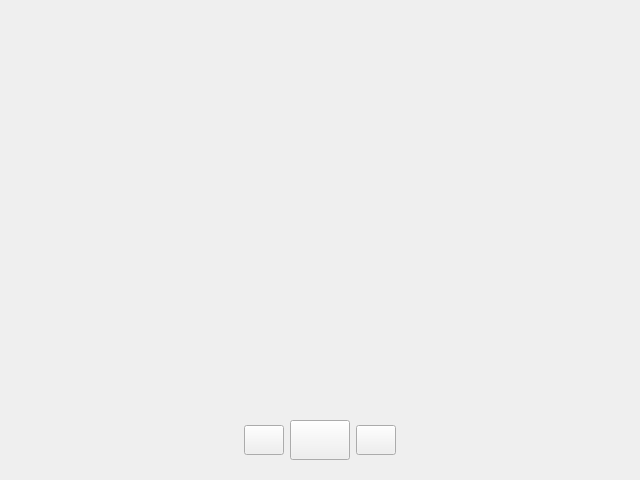
<?xml version="1.0" encoding="UTF-8"?>
<ui version="4.0">
 <class>VideoWidget</class>
 <widget class="QWidget" name="VideoWidget">
  <property name="geometry">
   <rect>
    <x>0</x>
    <y>0</y>
    <width>640</width>
    <height>480</height>
   </rect>
  </property>
  <property name="sizePolicy">
   <sizepolicy hsizetype="Expanding" vsizetype="Expanding">
    <horstretch>0</horstretch>
    <verstretch>0</verstretch>
   </sizepolicy>
  </property>
  <property name="minimumSize">
   <size>
    <width>640</width>
    <height>480</height>
   </size>
  </property>
  <property name="maximumSize">
   <size>
    <width>640</width>
    <height>480</height>
   </size>
  </property>
  <property name="windowTitle">
   <string>Form</string>
  </property>
  <widget class="QWidget" name="BtnWidget" native="true">
   <property name="geometry">
    <rect>
     <x>0</x>
     <y>0</y>
     <width>640</width>
     <height>480</height>
    </rect>
   </property>
   <property name="sizePolicy">
    <sizepolicy hsizetype="Expanding" vsizetype="Expanding">
     <horstretch>0</horstretch>
     <verstretch>0</verstretch>
    </sizepolicy>
   </property>
   <property name="minimumSize">
    <size>
     <width>640</width>
     <height>480</height>
    </size>
   </property>
   <property name="maximumSize">
    <size>
     <width>640</width>
     <height>480</height>
    </size>
   </property>
   <layout class="QVBoxLayout" name="VBBtnWidget">
    <property name="spacing">
     <number>0</number>
    </property>
    <property name="leftMargin">
     <number>0</number>
    </property>
    <property name="topMargin">
     <number>0</number>
    </property>
    <property name="rightMargin">
     <number>0</number>
    </property>
    <property name="bottomMargin">
     <number>0</number>
    </property>
   </layout>
  </widget>
  <widget class="QWidget" name="widget_2" native="true">
   <property name="geometry">
    <rect>
     <x>0</x>
     <y>0</y>
     <width>640</width>
     <height>480</height>
    </rect>
   </property>
   <property name="sizePolicy">
    <sizepolicy hsizetype="Expanding" vsizetype="Expanding">
     <horstretch>0</horstretch>
     <verstretch>0</verstretch>
    </sizepolicy>
   </property>
   <property name="minimumSize">
    <size>
     <width>640</width>
     <height>480</height>
    </size>
   </property>
   <property name="maximumSize">
    <size>
     <width>640</width>
     <height>480</height>
    </size>
   </property>
   <widget class="QWidget" name="widget" native="true">
    <property name="geometry">
     <rect>
      <x>0</x>
      <y>400</y>
      <width>640</width>
      <height>80</height>
     </rect>
    </property>
    <property name="sizePolicy">
     <sizepolicy hsizetype="Expanding" vsizetype="MinimumExpanding">
      <horstretch>0</horstretch>
      <verstretch>0</verstretch>
     </sizepolicy>
    </property>
    <property name="minimumSize">
     <size>
      <width>640</width>
      <height>80</height>
     </size>
    </property>
    <property name="maximumSize">
     <size>
      <width>640</width>
      <height>80</height>
     </size>
    </property>
    <layout class="QHBoxLayout" name="horizontalLayout">
     <item>
      <spacer name="horizontalSpacer">
       <property name="orientation">
        <enum>Qt::Orientation::Horizontal</enum>
       </property>
       <property name="sizeHint" stdset="0">
        <size>
         <width>233</width>
         <height>20</height>
        </size>
       </property>
      </spacer>
     </item>
     <item>
      <widget class="QPushButton" name="pushButton_3">
       <property name="sizePolicy">
        <sizepolicy hsizetype="Expanding" vsizetype="Expanding">
         <horstretch>0</horstretch>
         <verstretch>0</verstretch>
        </sizepolicy>
       </property>
       <property name="minimumSize">
        <size>
         <width>40</width>
         <height>30</height>
        </size>
       </property>
       <property name="maximumSize">
        <size>
         <width>40</width>
         <height>30</height>
        </size>
       </property>
       <property name="text">
        <string/>
       </property>
      </widget>
     </item>
     <item>
      <widget class="QPushButton" name="SotpBtn">
       <property name="sizePolicy">
        <sizepolicy hsizetype="Expanding" vsizetype="Expanding">
         <horstretch>0</horstretch>
         <verstretch>0</verstretch>
        </sizepolicy>
       </property>
       <property name="minimumSize">
        <size>
         <width>60</width>
         <height>40</height>
        </size>
       </property>
       <property name="maximumSize">
        <size>
         <width>60</width>
         <height>40</height>
        </size>
       </property>
       <property name="text">
        <string/>
       </property>
      </widget>
     </item>
     <item>
      <widget class="QPushButton" name="SoundBtn">
       <property name="sizePolicy">
        <sizepolicy hsizetype="Expanding" vsizetype="Expanding">
         <horstretch>0</horstretch>
         <verstretch>0</verstretch>
        </sizepolicy>
       </property>
       <property name="minimumSize">
        <size>
         <width>40</width>
         <height>30</height>
        </size>
       </property>
       <property name="maximumSize">
        <size>
         <width>40</width>
         <height>30</height>
        </size>
       </property>
       <property name="text">
        <string/>
       </property>
      </widget>
     </item>
     <item>
      <spacer name="horizontalSpacer_2">
       <property name="orientation">
        <enum>Qt::Orientation::Horizontal</enum>
       </property>
       <property name="sizeHint" stdset="0">
        <size>
         <width>233</width>
         <height>20</height>
        </size>
       </property>
      </spacer>
     </item>
    </layout>
   </widget>
  </widget>
 </widget>
 <resources/>
 <connections/>
</ui>
